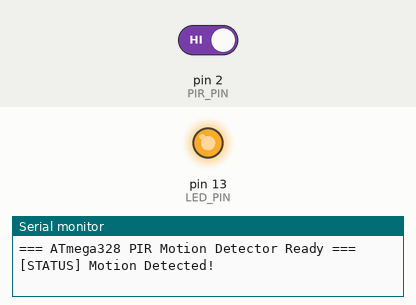
This program was run on a simulated Arduino Uno, built with avr-gcc and run on an emulated ATmega328P. Parts: output pins drawn as LEDs (lit = HIGH), the last lines printed to the serial monitor. The inputs (shaded band) are chosen by the test bench; at power-on: pin 2 (PIR_PIN) HIGH.

Above: at 1.2 s.
1.3 s: pin 2 (PIR_PIN) driven LOW
At 2.1 s:
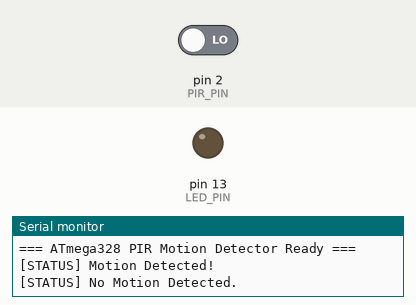
2.8 s: pin 2 (PIR_PIN) driven HIGH
At 3.3 s:
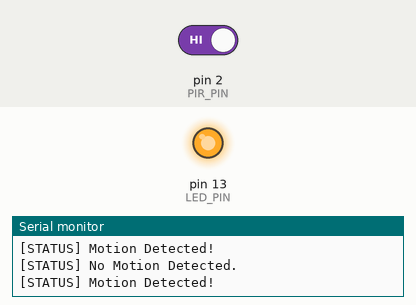
Timing chart, 0 to 5.8 s (numbered marks = the images above; inputs shaded):
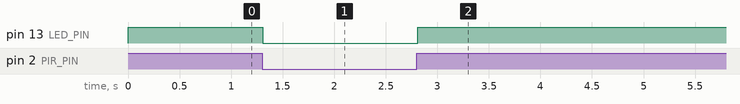

The program:

main.cpp
```cpp
#include <Arduino.h>

#define PIR_PIN 2       // Digital input pin connected to PIR Sensor OUT
#define LED_PIN 13      // Digital output pin for LED (or Buzzer)

int lastPirState = -1;

void setup() {
    Serial.begin(9600);

    pinMode(PIR_PIN, INPUT);
    pinMode(LED_PIN, OUTPUT);

    digitalWrite(LED_PIN, LOW);

    Serial.println("=== ATmega328 PIR Motion Detector Ready ===");
}

void loop() {
    int currentPirState = digitalRead(PIR_PIN);


    if (currentPirState != lastPirState) {
        if (currentPirState == HIGH) {
            digitalWrite(LED_PIN, HIGH);
            Serial.println("[STATUS] Motion Detected!");
        } else {
            digitalWrite(LED_PIN, LOW);
            Serial.println("[STATUS] No Motion Detected.");
        }


        lastPirState = currentPirState;
    }
    delay(50);
}
```

Measured:
- after the input at 1.3 s, pin 13 (LED_PIN): HIGH → LOW at once
- after the input at 2.8 s, pin 13 (LED_PIN): LOW → HIGH at once
